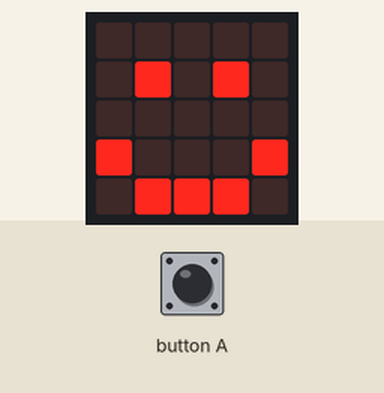
Simulated run of this program. Board: BBC micro:bit (MakeCode). Parts: the board's 5×5 LED display. The test bench sets the inputs (shaded band).

Above: at 0.1 s.
2.4 s: button A pressed for 0.15 s
At 3.3 s:
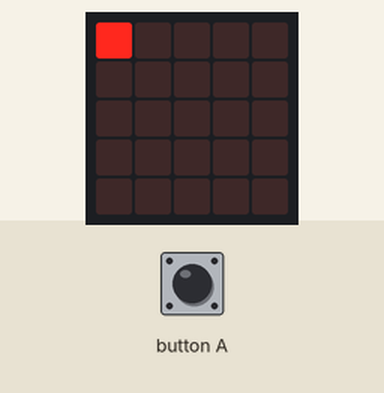
At 5.4 s:
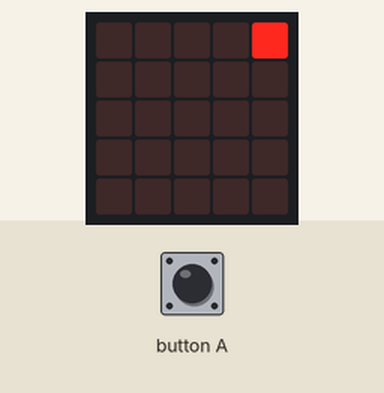
5.5 s: button A pressed for 0.15 s
At 6.3 s:
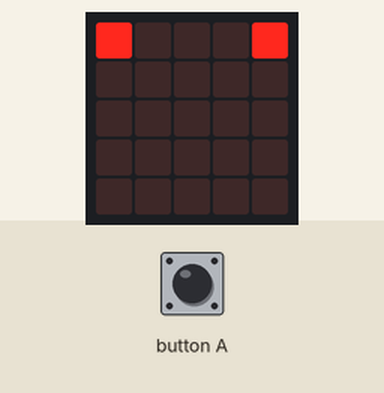
Timing chart, 0 to 8.5 s (numbered marks = the images above; inputs shaded):
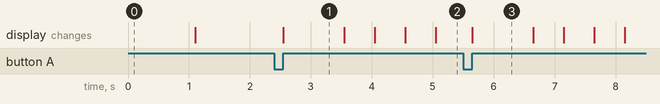

Measured:
- after the input at 2.4 s, the display: changes after 0.15 s (image 1)
- after the input at 5.5 s, the display: changes after 0.15 s (image 3)
- what the display in image 1 shows lasts 1.0 s, from 2.6 s to 3.6 s

The program:

main.ts
```typescript
// (licence header left out)
// variables
let sprite: game.LedSprite = null
let loopCounter: number = 0

// setup
basic.showIcon(IconNames.Happy)
basic.pause(500)
basic.clearScreen()

// press "A" button
input.onButtonPressed(Button.A, function() {
  // setup
  basic.clearScreen()
  loopCounter = 0
  sprite = game.createSprite(0, 0)

  while (loopCounter <= 5) {
    basic.pause(500)
    sprite.set(0, loopCounter)

    loopCounter = loopCounter + 1
  }
})
```
